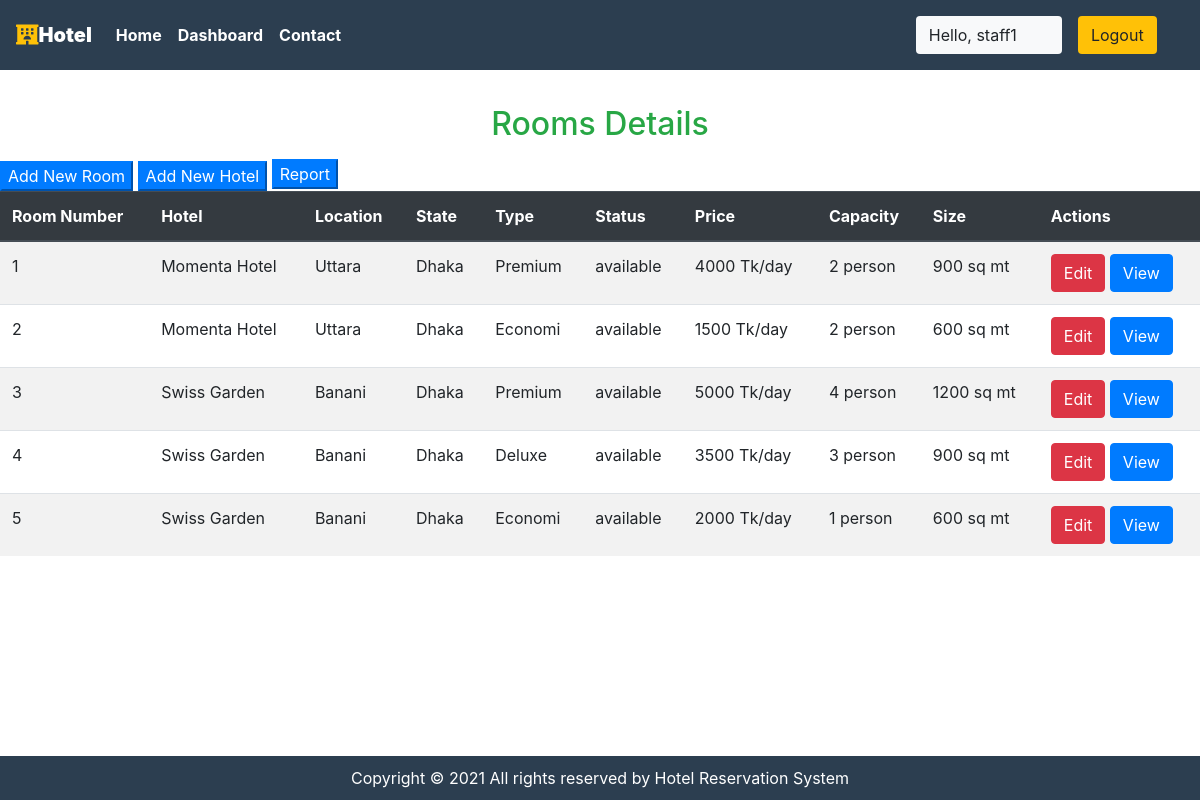
/staff/panel (signed in), run on the app's committed database.
### main/models.py (models this page shows, shortened)
class CustomUser(AbstractUser):
     date_of_birth = models.DateField(verbose_name=_("Date of birth"), blank=True, null=True)
     address1 = models.CharField(verbose_name=_("Address line 1"), max_length=1024, blank=True, null=True)
     zip_code = models.CharField(verbose_name=_("Postal Code"), max_length=12, blank=True, null=True)
     city = models.CharField(verbose_name=_("City"), max_length=1024, blank=True, null=True)
     country = CountryField(blank=True, null=True)
     phone_regex = RegexValidator(regex=r"^\+(?:[0-9]●?){6,14}[0-9]$", message=_("Enter a valid international mobile phone number starting with +(country code)"))
     mobile_phone = models.CharField(validators=[phone_regex], verbose_name=_("Mobile phone"), max_length=17, blank=True, null=True)
     photo = models.ImageField(verbose_name=_("Photo"), upload_to='photos/', default='photos/default-user-avatar.png')
     class Meta:
         ordering = ['last_name']

class Room(models.Model):
    ROOM_STATUS = (
    ("1", "available"),
    ("2", "not available"),
    )
    ROOM_TYPE = (
    ("1", "Premium"),
    ("2", "Deluxe"),
    ("3","Economi"),
    )
    id = models.AutoField(primary_key=True)
    room_type = models.CharField(max_length=50,choices = ROOM_TYPE)
    capacity = models.IntegerField()
    price = models.IntegerField()
    size = models.IntegerField()
    hotel = models.ForeignKey(Hotel, on_delete = models.CASCADE)
    status = models.CharField(choices =ROOM_STATUS,max_length = 15)
    roomnumber = models.IntegerField()
    photo=models.ImageField(upload_to='room/', null=True, blank=True)
    Services=models.CharField(max_length=30,null=True)

class Hotel(models.Model):
    id = models.AutoField(primary_key=True)
    name = models.CharField(max_length=30,null=True)
    owner = models.ForeignKey(CustomUser, blank=True, null=True, on_delete=models.CASCADE)
    location = models.CharField(max_length=50)
    state = models.CharField(max_length=50,null=True)
    country = models.CharField(max_length=50,null=True)
    photo=models.ImageField(upload_to='hotel/', null=True, blank=True)
    def __str__(self):
        return self.name

### main/views.py (the view)
# urls.py: path('staff/panel', views.panel,name="staffpanel"),
@login_required(login_url='/staff')
def panel(request):
    if  request.user.groups.exists():
        user = request.user
        hotell = Hotel.objects.filter(owner=user)
        totall_rooms = []
        for hotels in hotell:
            room = Room.objects.filter(hotel=hotels)
            totall_rooms += room
        total_rooms = len(totall_rooms)
        hotel = Hotel.objects.filter(owner=user)
        response = render(request,'staff/panel.html',{'name':hotel,'rooms':totall_rooms,'total_rooms':total_rooms})
        return HttpResponse(response)
    else:
        messages.success(request,"Access Denied")
        return redirect('homepage')

### main/templatetags/app_tags.py (called while the page is built)
@register.filter(name='has_group')
def has_group(user, group_name):
    group = Group.objects.get(name=group_name)
    return True if group in user.groups.all() else False

### templates/staff/panel.html (shortened to what this page needs)
{% extends 'basic.html' %} {% block title %} staff panel {% endblock title %}
{% block body %}
<h2 class="text-center pb-2" style="color: #28a745; padding-top: 35px;">Rooms Details</h2>
<button class="btn-group btn-primary" data-toggle="modal" data-target="#newroom">
  Add New Room
</button>
<button class="btn-group btn-primary" data-toggle="modal" data-target="#newlocation">
  Add New Hotel
</button>
<button class="btn-primary"> <a href="{% url 'pdf' %}" style="color: #fff; text-decoration: none;">Report </a> </button>
<table class="table table-striped">
  <thead class="thead-dark">
    <th>Room Number</th>
    <th>Hotel</th>
    <th>Location</th>
    <th>State</th>
    <th>Type</th>
    <th>Status</th>
    <th>Price</th>
    <th>Capacity</th>
    <th>Size</th>
    <th colspan="2">Actions</th>
  </thead>
  {% if rooms %} {% for each_room in rooms %}
  <tr>
    <td>{{each_room.roomnumber}}</td>
    <td>{{each_room.hotel}}</td>
    <td>{{each_room.hotel.location}}</td>
    <td>{{each_room.hotel.state}}</td>
    <td>{{each_room.get_room_type_display}}</td>
    <td>{{each_room.get_status_display}}</td>
    <td>{{each_room.price}} Tk/day</td>
    <td>{{each_room.capacity}} person</td>
    <td>{{each_room.size}} sq mt</td>
    <td colspan="2">
      <a href="/staff/panel/edit-room?roomid={{each_room.id}}"><button class="btn btn-danger">Edit</button></a>
      <a href="/staff/panel/view-room?roomid={{each_room.id}}"><button class="btn btn-primary">View</button></a>
    </td>
  </tr>
  {% endfor %} {% endif %}
</table>
<footer class="" style="text-align: center;">
  <div class="abc" style="background-color: #2C3E50; margin-top: 200px; ">
    <p style="padding:10px; color: #fff; margin: 0;">
      Copyright &copy;
      All rights reserved by Hotel Reservation System
    </p>
  </div>
</footer>
{% endblock body %}

### templates/basic.html (shortened to what this page needs)
{% load static %}
{% load app_tags %}
<!DOCTYPE html>
<!DOCTYPE html>
<html lang="en">
<head>
    <link rel="stylesheet" href="https://use.fontawesome.com/releases/v5.7.0/css/all.css"
>
    <link rel="stylesheet" href="{% static 'bootstrap\bootstrap.css' %}">
    <link rel="stylesheet" href="https://maxcdn.bootstrapcdn.com/bootstrap/4.5.0/css/bootstrap.min.css">
</head>
<body style="dbackground-image: url('https://source.unsplash.com/random');height: 100%;">
    <div class="container-fluid px-0">
        <nav class="navbar navbar-expand-lg navbar-dark font-weight-bold" style="background-color: #2C3E50;">
            <a class="navbar-brand text-bold bg-black " href="/"><i class="fas fa-hotel text-warning"></i><b>Hotel
                </b></a>
            <div class="collapse navbar-collapse " id="navbarSupportedContent">
                <ul class="navbar-nav mr-auto ">
                    <li class="nav-item active">
                        <a class="nav-link text-bold " href="/"> Home</a>
                    </li>
                    {% if request.user|has_group:"hotel_owner" %}
                    <li class="nav-item active">
                        <a class="nav-link text-bold" href="/staff/panel">Dashboard </a>
                    </li>
                    {% elif user.is_staff == False and user.is_authenticated %}
                    <li class="nav-item active">
                        <a class="nav-link text-bold" href="/user/bookings">My Bookings </a>
                    </li>
                    {% endif %}
                    <li class="nav-item active">
                        <a class="nav-link text-bold" href="/contact">Contact </a>
                    </li>
                </ul>
                {% if user.is_authenticated %}
                <button class="btn btn-group bg-light" data-toggle="modal" data-target="#forlogin">
                    Hello, {{request.user.username}}
                    <a href="/logout" class="nav-link">
                        <button class="btn btn-group bg-warning" data-toggle="modal" data-target="#forlogin">
                            Logout
                        </button></a>&nbsp; &nbsp;
                </button>
                {% endif %}
            </div>
        </nav>
    </div>
    {% block body %}
    {% endblock body %}
</body>
</html>

### templates/staff/panel.html (style rules this page uses)
body { min-height: 100vh; }

### templates/basic.html (style rules this page uses)
a { text-decoration: none; }

### data on the page
CustomUser: user.username "staff1"
Room: roomnumber "1", hotel "Momenta Hotel", hotel.location "Uttara", hotel.state "Dhaka", room_type "Premium", status "available", price "4000", capacity "2", size "900"
Room: roomnumber "2", hotel "Momenta Hotel", hotel.location "Uttara", hotel.state "Dhaka", room_type "Economi", status "available", price "1500", capacity "2", size "600"
Room: roomnumber "3", hotel "Swiss Garden", hotel.location "Banani", hotel.state "Dhaka", room_type "Premium", status "available", price "5000", capacity "4", size "1200"
Room: roomnumber "4", hotel "Swiss Garden", hotel.location "Banani", hotel.state "Dhaka", room_type "Deluxe", status "available", price "3500", capacity "3", size "900"
Room: roomnumber "5", hotel "Swiss Garden", hotel.location "Banani", hotel.state "Dhaka", room_type "Economi", status "available", price "2000", capacity "1", size "600"
